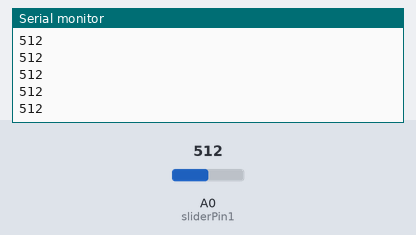
The sketch below on a simulated Arduino Leonardo, built with avr-gcc and run on an emulated ATmega32U4. Shown: the last lines printed to the serial monitor. The inputs (shaded band) are chosen by the test bench; at power-on: A0 (sliderPin1) = 512.

Above: at 1.2 s.
1.3 s: A0 (sliderPin1) set to 716
At 1.31 s:
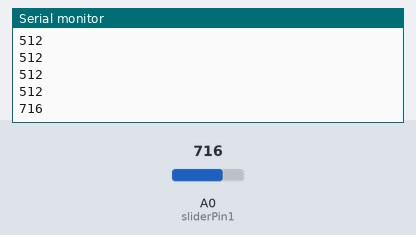
2.8 s: A0 (sliderPin1) set to 900
At 2.82 s:
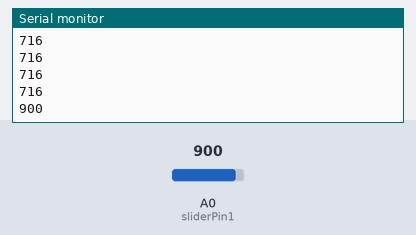
Timing chart, 0 to 5.8 s (numbered marks = the images above; inputs shaded):
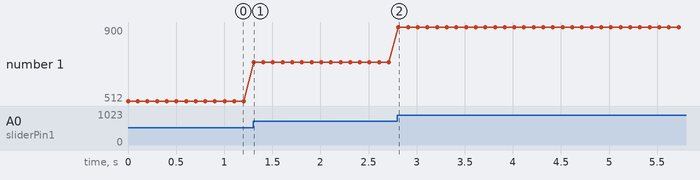

Measured:
- after the input at 1.3 s, the serial monitor: prints a new line at once (image 1)
- after the input at 2.8 s, the serial monitor: prints a new line at once (image 2)
- plotted number 1: 512 → 716 after the input at 1.3 s, 716 → 900 after the input at 2.8 s

The sketch:

player1.ino
```cpp
#include <Keyboard.h>

int sliderPin1 = A0;
int sliderVal1 = 0;
int sliderFlg1 = 0;

int sliderPin2 = A1;
int sliderVal2 = 0;
int sliderFlg2 = 0;

void setup() {
  Serial.begin(9600);
}

void loop() {
  sliderVal1 = analogRead(sliderPin1);
  Serial.println(sliderVal1);

  delay(100);
}
```
